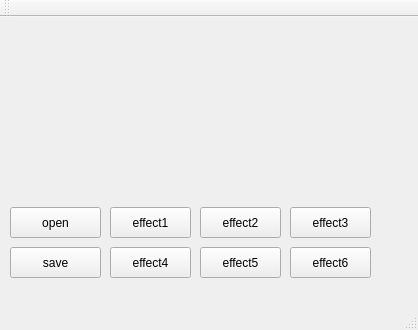
<?xml version="1.0" encoding="UTF-8"?>
<ui version="4.0">
 <class>MainWindow</class>
 <widget class="QMainWindow" name="MainWindow">
  <property name="geometry">
   <rect>
    <x>0</x>
    <y>0</y>
    <width>418</width>
    <height>330</height>
   </rect>
  </property>
  <property name="windowTitle">
   <string>MainWindow</string>
  </property>
  <widget class="QWidget" name="centralWidget">
   <widget class="QLabel" name="label">
    <property name="geometry">
     <rect>
      <x>90</x>
      <y>20</y>
      <width>211</width>
      <height>151</height>
     </rect>
    </property>
    <property name="text">
     <string/>
    </property>
   </widget>
   <widget class="QPushButton" name="pushButton_open">
    <property name="geometry">
     <rect>
      <x>10</x>
      <y>190</y>
      <width>91</width>
      <height>31</height>
     </rect>
    </property>
    <property name="text">
     <string>open</string>
    </property>
   </widget>
   <widget class="QPushButton" name="pushButton_save">
    <property name="geometry">
     <rect>
      <x>10</x>
      <y>230</y>
      <width>91</width>
      <height>31</height>
     </rect>
    </property>
    <property name="text">
     <string>save</string>
    </property>
   </widget>
   <widget class="QPushButton" name="pushButton_E1">
    <property name="geometry">
     <rect>
      <x>110</x>
      <y>190</y>
      <width>81</width>
      <height>31</height>
     </rect>
    </property>
    <property name="text">
     <string>effect1</string>
    </property>
   </widget>
   <widget class="QPushButton" name="pushButton_E4">
    <property name="geometry">
     <rect>
      <x>110</x>
      <y>230</y>
      <width>81</width>
      <height>31</height>
     </rect>
    </property>
    <property name="text">
     <string>effect4</string>
    </property>
   </widget>
   <widget class="QPushButton" name="pushButton_E2">
    <property name="geometry">
     <rect>
      <x>200</x>
      <y>190</y>
      <width>81</width>
      <height>31</height>
     </rect>
    </property>
    <property name="text">
     <string>effect2</string>
    </property>
   </widget>
   <widget class="QPushButton" name="pushButton_E5">
    <property name="geometry">
     <rect>
      <x>200</x>
      <y>230</y>
      <width>81</width>
      <height>31</height>
     </rect>
    </property>
    <property name="text">
     <string>effect5</string>
    </property>
   </widget>
   <widget class="QPushButton" name="pushButton_E3">
    <property name="geometry">
     <rect>
      <x>290</x>
      <y>190</y>
      <width>81</width>
      <height>31</height>
     </rect>
    </property>
    <property name="text">
     <string>effect3</string>
    </property>
   </widget>
   <widget class="QPushButton" name="pushButton_E6">
    <property name="geometry">
     <rect>
      <x>290</x>
      <y>230</y>
      <width>81</width>
      <height>31</height>
     </rect>
    </property>
    <property name="text">
     <string>effect6</string>
    </property>
   </widget>
  </widget>
  <widget class="QMenuBar" name="menuBar">
   <property name="geometry">
    <rect>
     <x>0</x>
     <y>0</y>
     <width>418</width>
     <height>17</height>
    </rect>
   </property>
  </widget>
  <widget class="QToolBar" name="mainToolBar">
   <attribute name="toolBarArea">
    <enum>TopToolBarArea</enum>
   </attribute>
   <attribute name="toolBarBreak">
    <bool>false</bool>
   </attribute>
  </widget>
  <widget class="QStatusBar" name="statusBar"/>
 </widget>
 <layoutdefault spacing="6" margin="11"/>
 <resources/>
 <connections/>
</ui>
